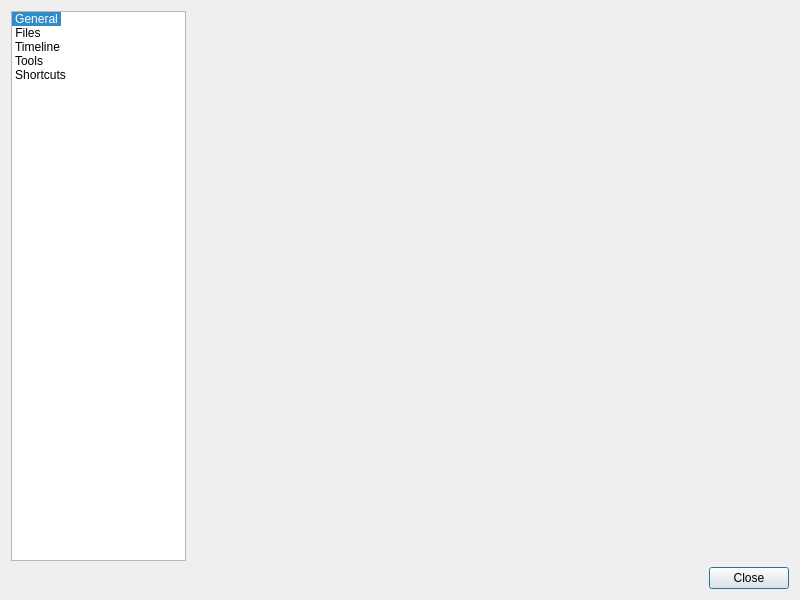
<?xml version="1.0" encoding="UTF-8"?>
<ui version="4.0">
 <class>PreferencesDialog</class>
 <widget class="QDialog" name="PreferencesDialog">
  <property name="geometry">
   <rect>
    <x>0</x>
    <y>0</y>
    <width>800</width>
    <height>600</height>
   </rect>
  </property>
  <property name="windowTitle">
   <string>Preferences</string>
  </property>
  <layout class="QVBoxLayout" name="mainLayout">
   <item>
    <layout class="QHBoxLayout" name="horizontalLayout">
     <item>
      <widget class="QListWidget" name="contentsWidget">
       <property name="sizePolicy">
        <sizepolicy hsizetype="Preferred" vsizetype="Preferred">
         <horstretch>0</horstretch>
         <verstretch>0</verstretch>
        </sizepolicy>
       </property>
       <property name="minimumSize">
        <size>
         <width>175</width>
         <height>0</height>
        </size>
       </property>
       <property name="maximumSize">
        <size>
         <width>175</width>
         <height>16777215</height>
        </size>
       </property>
       <property name="layoutDirection">
        <enum>Qt::LeftToRight</enum>
       </property>
       <property name="horizontalScrollBarPolicy">
        <enum>Qt::ScrollBarAlwaysOff</enum>
       </property>
       <property name="iconSize">
        <size>
         <width>64</width>
         <height>64</height>
        </size>
       </property>
       <property name="movement">
        <enum>QListView::Static</enum>
       </property>
       <property name="flow">
        <enum>QListView::TopToBottom</enum>
       </property>
       <property name="isWrapping" stdset="0">
        <bool>false</bool>
       </property>
       <property name="viewMode">
        <enum>QListView::IconMode</enum>
       </property>
       <property name="uniformItemSizes">
        <bool>false</bool>
       </property>
       <property name="wordWrap">
        <bool>true</bool>
       </property>
       <property name="currentRow">
        <number>0</number>
       </property>
       <item>
        <property name="text">
         <string>General</string>
        </property>
        <property name="textAlignment">
         <set>AlignCenter</set>
        </property>
        <property name="flags">
         <set>ItemIsSelectable|ItemIsEnabled</set>
        </property>
       </item>
       <item>
        <property name="text">
         <string>Files</string>
        </property>
        <property name="textAlignment">
         <set>AlignCenter</set>
        </property>
        <property name="flags">
         <set>ItemIsSelectable|ItemIsEnabled</set>
        </property>
       </item>
       <item>
        <property name="text">
         <string>Timeline</string>
        </property>
        <property name="textAlignment">
         <set>AlignCenter</set>
        </property>
        <property name="flags">
         <set>ItemIsSelectable|ItemIsEnabled</set>
        </property>
       </item>
       <item>
        <property name="text">
         <string>Tools</string>
        </property>
        <property name="textAlignment">
         <set>AlignCenter</set>
        </property>
        <property name="flags">
         <set>ItemIsSelectable|ItemIsEnabled</set>
        </property>
       </item>
       <item>
        <property name="text">
         <string>Shortcuts</string>
        </property>
        <property name="textAlignment">
         <set>AlignCenter</set>
        </property>
        <property name="flags">
         <set>ItemIsSelectable|ItemIsEnabled</set>
        </property>
       </item>
      </widget>
     </item>
     <item>
      <widget class="QStackedWidget" name="pagesWidget">
       <property name="minimumSize">
        <size>
         <width>0</width>
         <height>40</height>
        </size>
       </property>
       <widget class="GeneralPage" name="general"/>
       <widget class="FilesPage" name="filesPage"/>
       <widget class="TimelinePage" name="timeline"/>
       <widget class="ToolsPage" name="tools"/>
       <widget class="ShortcutsPage" name="shortcuts"/>
      </widget>
     </item>
    </layout>
   </item>
   <item>
    <widget class="QDialogButtonBox" name="buttonBox">
     <property name="standardButtons">
      <set>QDialogButtonBox::Close</set>
     </property>
    </widget>
   </item>
  </layout>
 </widget>
 <customwidgets>
  <customwidget>
   <class>GeneralPage</class>
   <extends>QWidget</extends>
   <header>generalpage.h</header>
   <container>1</container>
  </customwidget>
  <customwidget>
   <class>FilesPage</class>
   <extends>QWidget</extends>
   <header>filespage.h</header>
   <container>1</container>
   <slots>
    <signal>clearRecentList()</signal>
   </slots>
  </customwidget>
  <customwidget>
   <class>TimelinePage</class>
   <extends>QWidget</extends>
   <header>timelinepage.h</header>
   <container>1</container>
  </customwidget>
  <customwidget>
   <class>ToolsPage</class>
   <extends>QWidget</extends>
   <header>toolspage.h</header>
   <container>1</container>
  </customwidget>
  <customwidget>
   <class>ShortcutsPage</class>
   <extends>QWidget</extends>
   <header>shortcutspage.h</header>
   <container>1</container>
  </customwidget>
 </customwidgets>
 <resources>
  <include location="../data/app.qrc"/>
 </resources>
 <connections/>
 <slots>
  <signal>clearRecentList()</signal>
  <slot>changePage(QListWidgetItem*,QListWidgetItem*)</slot>
 </slots>
</ui>
